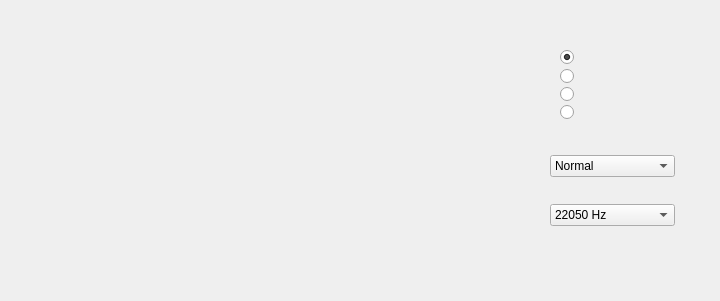
<?xml version="1.0" encoding="UTF-8"?>
<ui version="4.0">
 <class>micGui</class>
 <widget class="QWidget" name="micGui">
  <property name="geometry">
   <rect>
    <x>0</x>
    <y>0</y>
    <width>720</width>
    <height>301</height>
   </rect>
  </property>
  <property name="sizePolicy">
   <sizepolicy hsizetype="Fixed" vsizetype="Fixed">
    <horstretch>10</horstretch>
    <verstretch>0</verstretch>
   </sizepolicy>
  </property>
  <property name="windowTitle">
   <string>BOKUS Multiband Filter</string>
  </property>
  <widget class="QLabel" name="background">
   <property name="geometry">
    <rect>
     <x>0</x>
     <y>0</y>
     <width>720</width>
     <height>301</height>
    </rect>
   </property>
   <property name="sizePolicy">
    <sizepolicy hsizetype="Fixed" vsizetype="Minimum">
     <horstretch>0</horstretch>
     <verstretch>0</verstretch>
    </sizepolicy>
   </property>
   <property name="cursor">
    <cursorShape>ArrowCursor</cursorShape>
   </property>
   <property name="text">
    <string>&lt;!DOCTYPE HTML PUBLIC &quot;-//W3C//DTD HTML 4.0//EN&quot; &quot;http://www.w3.org/TR/REC-html40/strict.dtd&quot;&gt;
&lt;html&gt;&lt;head&gt;&lt;meta name=&quot;qrichtext&quot; content=&quot;1&quot; /&gt;&lt;style type=&quot;text/css&quot;&gt;
p, li { white-space: pre-wrap; }
&lt;/style&gt;&lt;/head&gt;&lt;body style=&quot; font-family:'MS Shell Dlg 2'; font-size:8pt; font-weight:400; font-style:normal;&quot;&gt;
&lt;p style=&quot; margin-top:0px; margin-bottom:0px; margin-left:0px; margin-right:0px; -qt-block-indent:0; text-indent:0px;&quot;&gt;&lt;img src=&quot;mic/gui/filter-gui/UI.jpg&quot; /&gt;&lt;/p&gt;&lt;/body&gt;&lt;/html&gt;</string>
   </property>
  </widget>
  <widget class="QSlider" name="verticalSlider">
   <property name="geometry">
    <rect>
     <x>120</x>
     <y>49</y>
     <width>41</width>
     <height>191</height>
    </rect>
   </property>
   <property name="cursor">
    <cursorShape>OpenHandCursor</cursorShape>
   </property>
   <property name="mouseTracking">
    <bool>false</bool>
   </property>
   <property name="focusPolicy">
    <enum>Qt::StrongFocus</enum>
   </property>
   <property name="acceptDrops">
    <bool>false</bool>
   </property>
   <property name="toolTip">
    <string>&lt;html&gt;&lt;head/&gt;&lt;body&gt;&lt;p&gt;&lt;img src=&quot;:mic/gui/filter-gui/slider.png&quot;/&gt;&lt;/p&gt;&lt;/body&gt;&lt;/html&gt;</string>
   </property>
   <property name="autoFillBackground">
    <bool>false</bool>
   </property>
   <property name="styleSheet">
    <string notr="true">QSlider::handle:vertical {
	image: url(mic/gui/filter-gui/slider.png);
	width: 50px;
	height: 13px
}

QSlider::groove:vertical{
	background: rgba(255, 255, 255, 0);
}</string>
   </property>
   <property name="value">
    <number>50</number>
   </property>
   <property name="sliderPosition">
    <number>50</number>
   </property>
   <property name="orientation">
    <enum>Qt::Vertical</enum>
   </property>
   <property name="invertedAppearance">
    <bool>false</bool>
   </property>
  </widget>
  <widget class="QRadioButton" name="firButton">
   <property name="enabled">
    <bool>true</bool>
   </property>
   <property name="geometry">
    <rect>
     <x>560</x>
     <y>49</y>
     <width>82</width>
     <height>17</height>
    </rect>
   </property>
   <property name="cursor">
    <cursorShape>PointingHandCursor</cursorShape>
   </property>
   <property name="text">
    <string/>
   </property>
   <property name="checked">
    <bool>true</bool>
   </property>
  </widget>
  <widget class="QRadioButton" name="iirButton">
   <property name="geometry">
    <rect>
     <x>560</x>
     <y>68</y>
     <width>82</width>
     <height>17</height>
    </rect>
   </property>
   <property name="cursor">
    <cursorShape>PointingHandCursor</cursorShape>
   </property>
   <property name="text">
    <string/>
   </property>
   <property name="checked">
    <bool>false</bool>
   </property>
  </widget>
  <widget class="QRadioButton" name="devilButton">
   <property name="geometry">
    <rect>
     <x>560</x>
     <y>86</y>
     <width>82</width>
     <height>17</height>
    </rect>
   </property>
   <property name="cursor">
    <cursorShape>PointingHandCursor</cursorShape>
   </property>
   <property name="text">
    <string/>
   </property>
  </widget>
  <widget class="QRadioButton" name="goblinButton">
   <property name="geometry">
    <rect>
     <x>560</x>
     <y>104</y>
     <width>82</width>
     <height>17</height>
    </rect>
   </property>
   <property name="cursor">
    <cursorShape>PointingHandCursor</cursorShape>
   </property>
   <property name="text">
    <string/>
   </property>
  </widget>
  <widget class="QComboBox" name="comboBox">
   <property name="geometry">
    <rect>
     <x>550</x>
     <y>155</y>
     <width>125</width>
     <height>22</height>
    </rect>
   </property>
   <property name="layoutDirection">
    <enum>Qt::LeftToRight</enum>
   </property>
   <property name="autoFillBackground">
    <bool>false</bool>
   </property>
   <property name="inputMethodHints">
    <set>Qt::ImhNone</set>
   </property>
   <property name="currentText">
    <string>Normal</string>
   </property>
   <property name="currentIndex">
    <number>2</number>
   </property>
   <item>
    <property name="text">
     <string>Ultra High</string>
    </property>
   </item>
   <item>
    <property name="text">
     <string>High</string>
    </property>
   </item>
   <item>
    <property name="text">
     <string>Normal</string>
    </property>
   </item>
   <item>
    <property name="text">
     <string>Low</string>
    </property>
   </item>
   <item>
    <property name="text">
     <string>Fast</string>
    </property>
   </item>
  </widget>
  <widget class="QComboBox" name="comboBox_2">
   <property name="geometry">
    <rect>
     <x>550</x>
     <y>204</y>
     <width>125</width>
     <height>22</height>
    </rect>
   </property>
   <property name="currentIndex">
    <number>3</number>
   </property>
   <item>
    <property name="text">
     <string>48000 Hz</string>
    </property>
   </item>
   <item>
    <property name="text">
     <string>44100 Hz</string>
    </property>
   </item>
   <item>
    <property name="text">
     <string>32000 Hz</string>
    </property>
   </item>
   <item>
    <property name="text">
     <string>22050 Hz</string>
    </property>
   </item>
   <item>
    <property name="text">
     <string>11025 Hz</string>
    </property>
   </item>
   <item>
    <property name="text">
     <string>8000 Hz</string>
    </property>
   </item>
  </widget>
  <widget class="QSlider" name="verticalSlider_2">
   <property name="geometry">
    <rect>
     <x>170</x>
     <y>49</y>
     <width>41</width>
     <height>191</height>
    </rect>
   </property>
   <property name="cursor">
    <cursorShape>OpenHandCursor</cursorShape>
   </property>
   <property name="mouseTracking">
    <bool>false</bool>
   </property>
   <property name="focusPolicy">
    <enum>Qt::StrongFocus</enum>
   </property>
   <property name="acceptDrops">
    <bool>false</bool>
   </property>
   <property name="toolTip">
    <string>&lt;html&gt;&lt;head/&gt;&lt;body&gt;&lt;p&gt;&lt;img src=&quot;:/slider.png&quot;/&gt;&lt;/p&gt;&lt;/body&gt;&lt;/html&gt;</string>
   </property>
   <property name="autoFillBackground">
    <bool>false</bool>
   </property>
   <property name="styleSheet">
    <string notr="true">QSlider::handle:vertical {
	image: url(slider.png);
	width: 50px;
	height: 13px
}

QSlider::groove:vertical{
	background: rgba(255, 255, 255, 0);
}</string>
   </property>
   <property name="value">
    <number>50</number>
   </property>
   <property name="sliderPosition">
    <number>50</number>
   </property>
   <property name="orientation">
    <enum>Qt::Vertical</enum>
   </property>
   <property name="invertedAppearance">
    <bool>false</bool>
   </property>
  </widget>
 </widget>
 <resources>
  <include location="images.qrc"/>
 </resources>
 <connections/>
</ui>
